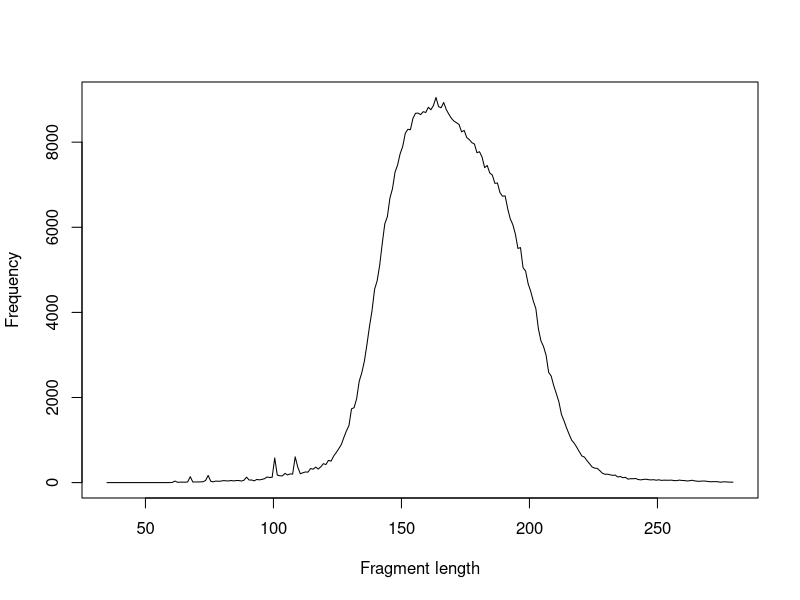

Write the R code that produced this figure.
x = c(35,36,37,38,39,40,41,42,43,44,45,46,47,48,49,50,51,52,53,54,55,56,57,58,59,60.5,61.5,62.5,63.5,64.5,65.5,66.5,67.5,68.5,69.5,70.5,71.5,72.5,73.5,74.5,75.5,76.5,77.5,78.5,79.5,80.5,81.5,82.5,83.5,84.5,85.5,86.5,87.5,88.5,89.5,90.5,91.5,92.5,93.5,94.5,95.5,96.5,97.5,98.5,99.5,100.5,101.5,102.5,103.5,104.5,105.5,106.5,107.5,108.5,109.5,110.5,111.5,112.5,113.5,114.5,115.5,116.5,117.5,118.5,119.5,120.5,121.5,122.5,123.5,124.5,125.5,126.5,127.5,128.5,129.5,130.5,131.5,132.5,133.5,134.5,135.5,136.5,137.5,138.5,139.5,140.5,141.5,142.5,143.5,144.5,145.5,146.5,147.5,148.5,149.5,150.5,151.5,152.5,153.5,154.5,155.5,156.5,157.5,158.5,159.5,160.5,161.5,162.5,163.5,164.5,165.5,166.5,167.5,168.5,169.5,170.5,171.5,172.5,173.5,174.5,175.5,176.5,177.5,178.5,179.5,180.5,181.5,182.5,183.5,184.5,185.5,186.5,187.5,188.5,189.5,190.5,191.5,192.5,193.5,194.5,195.5,196.5,197.5,198.5,199.5,200.5,201.5,202.5,203.5,204.5,205.5,206.5,207.5,208.5,209.5,210.5,211.5,212.5,213.5,214.5,215.5,216.5,217.5,218.5,219.5,220.5,221.5,222.5,223.5,224.5,225.5,226.5,227.5,228.5,229.5,230.5,231.5,232.5,233.5,234.5,235.5,236.5,237.5,238.5,239.5,240.5,241.5,242.5,243.5,244.5,245.5,246.5,247.5,248.5,249.5,250.5,251.5,252.5,253.5,254.5,255.5,256.5,257.5,258.5,259.5,260.5,261.5,262.5,263.5,264.5,265.5,266.5,267.5,268.5,269.5,270.5,271.5,272.5,273.5,274.5,275.5,276.5,277.5,278.5,279.5)
y = c(0,0,0,0,0,0,0,0,0,0,0,0,0,0,0,0,0,0,0,0,0,0,0,0,0,3,36,8,10,11,9,15,139,14,15,15,17,20,50,168,32,18,37,30,35,47,41,39,49,39,49,48,37,56,128,60,61,41,74,64,75,91,132,119,125,579,176,160,157,217,179,204,200,605,364,208,231,250,246,330,315,363,319,371,445,424,523,503,621,703,796,892,1059,1213,1342,1733,1761,1972,2380,2579,2846,3235,3665,4036,4540,4739,5107,5616,6082,6249,6687,6907,7296,7465,7730,7900,8208,8303,8293,8561,8680,8682,8648,8716,8698,8820,8762,8863,9052,8834,8809,8933,8767,8659,8562,8496,8457,8417,8242,8276,8110,8060,7990,7957,7753,7775,7648,7402,7453,7276,7227,7033,7041,6812,6729,6738,6438,6200,6063,5842,5503,5522,5051,4971,4672,4493,4268,4090,3614,3330,3198,2993,2592,2502,2276,2091,1897,1602,1452,1284,1136,997,925,828,723,624,598,513,442,366,340,333,280,220,195,198,183,170,177,131,144,115,123,82,91,91,96,72,64,74,80,68,63,68,56,66,53,56,56,55,58,47,46,58,51,48,38,43,55,41,33,30,37,36,29,20,22,23,21,9,16,19,12,11,10)
pdf("01.stats.fragment_length.pdf")
plot(x, y, xlab="Fragment length", ylab="Frequency", type="l")
dev.off()
